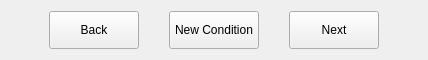
               <widget class="QFrame" name="frame_21">
                <property name="minimumSize">
                 <size>
                  <width>0</width>
                  <height>60</height>
                 </size>
                </property>
                <property name="maximumSize">
                 <size>
                  <width>16777215</width>
                  <height>60</height>
                 </size>
                </property>
                <property name="frameShape">
                 <enum>QFrame::Shape::NoFrame</enum>
                </property>
                <property name="frameShadow">
                 <enum>QFrame::Shadow::Raised</enum>
                </property>
                <layout class="QHBoxLayout" name="horizontalLayout_12">
                 <property name="spacing">
                  <number>30</number>
                 </property>
                 <property name="leftMargin">
                  <number>9</number>
                 </property>
                 <property name="rightMargin">
                  <number>9</number>
                 </property>
                 <item>
                  <spacer name="horizontalSpacer_3">
                   <property name="orientation">
                    <enum>Qt::Orientation::Horizontal</enum>
                   </property>
                   <property name="sizeHint" stdset="0">
                    <size>
                     <width>40</width>
                     <height>20</height>
                    </size>
                   </property>
                  </spacer>
                 </item>
                 <item>
                  <widget class="QPushButton" name="button_conditions_back">
                   <property name="minimumSize">
                    <size>
                     <width>90</width>
                     <height>38</height>
                    </size>
                   </property>
                   <property name="maximumSize">
                    <size>
                     <width>90</width>
                     <height>38</height>
                    </size>
                   </property>
                   <property name="text">
                    <string>Back</string>
                   </property>
                  </widget>
                 </item>
                 <item>
                  <widget class="QPushButton" name="button_newCondition">
                   <property name="minimumSize">
                    <size>
                     <width>90</width>
                     <height>38</height>
                    </size>
                   </property>
                   <property name="maximumSize">
                    <size>
                     <width>90</width>
                     <height>38</height>
                    </size>
                   </property>
                   <property name="text">
                    <string>New Condition</string>
                   </property>
                  </widget>
                 </item>
                 <item>
                  <widget class="QPushButton" name="button_conditions_next_page">
                   <property name="minimumSize">
                    <size>
                     <width>90</width>
                     <height>38</height>
                    </size>
                   </property>
                   <property name="maximumSize">
                    <size>
                     <width>90</width>
                     <height>38</height>
                    </size>
                   </property>
                   <property name="text">
                    <string>Next</string>
                   </property>
                  </widget>
                 </item>
                 <item>
                  <spacer name="horizontalSpacer_4">
                   <property name="orientation">
                    <enum>Qt::Orientation::Horizontal</enum>
                   </property>
                   <property name="sizeHint" stdset="0">
                    <size>
                     <width>40</width>
                     <height>20</height>
                    </size>
                   </property>
                  </spacer>
                 </item>
                </layout>
               </widget>
